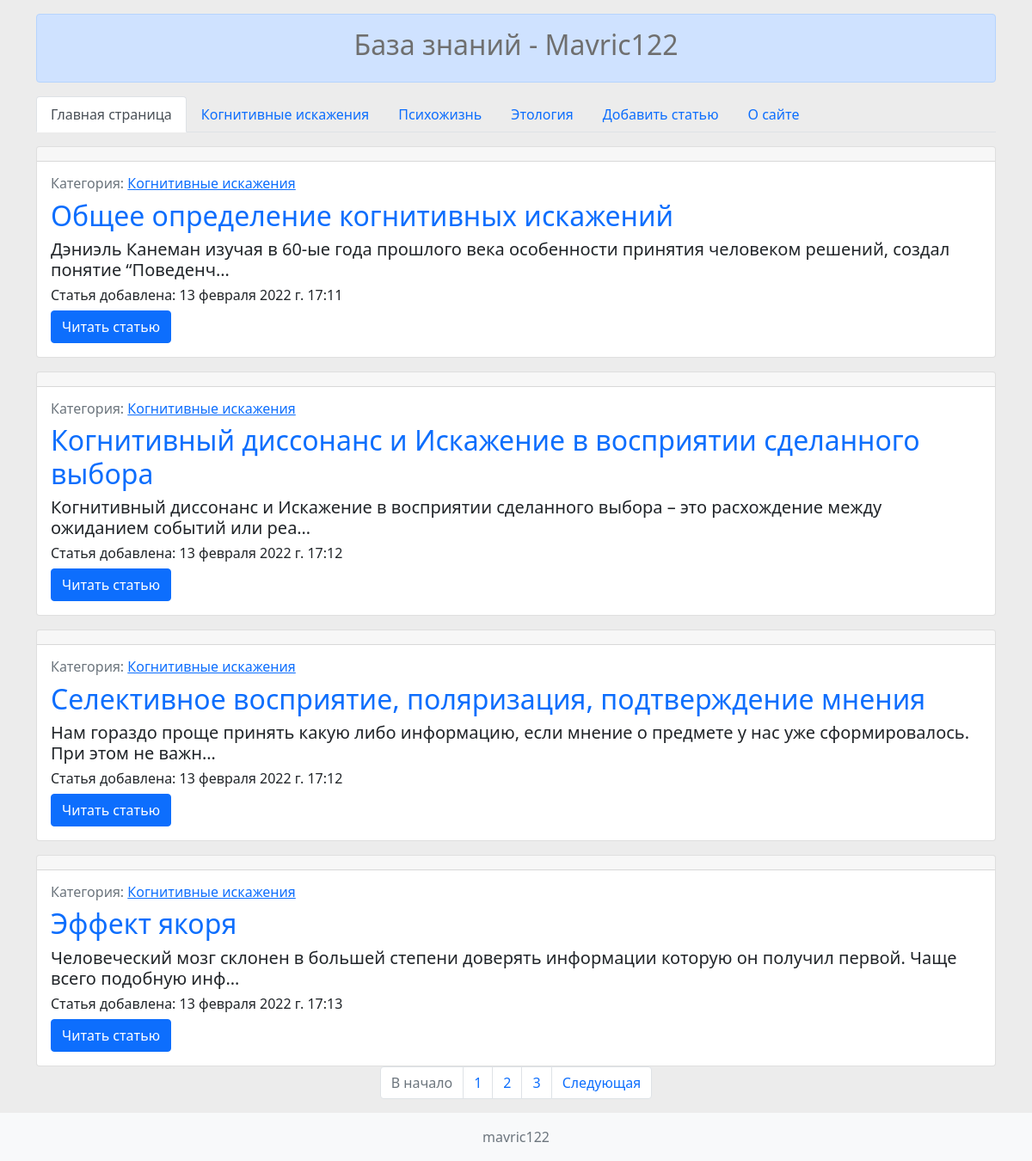
The page / on the database its author committed.
### Article/models.py (models this page shows, shortened)
class Category(models.Model):
    title = models.CharField(max_length=150, db_index=True, verbose_name='Наименование категории')
    class Meta:
        verbose_name = 'Категория'
        verbose_name_plural = 'Категории'
        ordering = ['title']  # Сортировка по title
    def get_absolute_url(self):
        return reverse('category', kwargs={'category_id': self.pk})
    def __str__(self):
        return self.title

class Article(models.Model):
    title = models.CharField(max_length=90, verbose_name='Наименование')
    content = models.TextField(verbose_name='Описание')
    examples = models.TextField(verbose_name='Примеры', blank=True)
    solution = models.TextField(verbose_name='Решение', blank=True)
    created_at = models.DateTimeField(auto_now_add=True, verbose_name='Дата публикации')
    updated_at = models.DateTimeField(auto_now=True, verbose_name='Дата последнего изменения')
    photo = models.ImageField(upload_to='photos/%Y/%m/%d/', blank=True, verbose_name='Фото')
    is_published = models.BooleanField(default=True, verbose_name='Опубликовано?')
    category = models.ForeignKey('Category', on_delete=models.PROTECT, null=True)
    views = models.IntegerField(default=0)
    class Meta:
        verbose_name = 'Тема'
        verbose_name_plural = 'Темы'
        ordering = ['created_at']  # Сортировка по дате создания
    def get_absolute_url(self):
        return reverse('article', kwargs={'article_id': self.pk})

### Article/views.py (the view)
# urls.py: path('', title_menu, name='home'),
def title_menu(request):
    article = Article.objects.all()
    context = {'article': article,
               'title': 'Список статей',
               }
    return render(request, 'mysite/title.html', context)

### Article/templatetags/articles_tags.py (called while the page is built)
@register.simple_tag(name='get_list_categories')
def get_categories():
    return Category.objects.all()

### mysite/templates/mysite/title.html (shortened to what this page needs)
{% extends 'base.html' %}
        {% block header %}
        {% include 'inc/_header.html' %}
        {% endblock %}
        {% block article %}
        {% include 'inc/_article.html' %}
        {% endblock %}
        {% block number %}
        {% include 'inc/_number.html' %}
        {% endblock %}
        {% block footer %}
        {% include 'inc/_footer.html' %}
        {% endblock %}

### templates/inc/_header.html
{% load articles_tags %}
<div class="container mt-3">
    <div class="alert alert-primary col-md-12 mx-auto" role="banner">
        <h2 style="text-align: center;">База знаний - Mavric122</h2>
    </div>
    <ul class="nav nav-tabs">
        <li class="nav-item">
            <a class="nav-link active" href="{% url 'home' %}">Главная страница</a>
        </li>
        <li class="nav-item">
            {% get_list_categories as categories %}
            {% for item in categories %}
            <a class="nav-link" href="{% url 'category' item.pk %}">{{ item.title }}</a>
        </li>
        {% endfor %}
        <li class="nav-item">
            <a class="nav-link" href="{% url 'add_article' %}">Добавить статью</a>
        </li>
        <li class="nav-item">
            <a class="nav-link" href="#">О сайте</a>
        </li>
    </ul>
</div>

### templates/inc/_article.html
<div class="container mt-3">
    {% for item in article %}</p>
    <div class="col-md-12">
        <div class="card">
            <div class="card-header">
            </div>
            <div class="card-body">
                <h6 class="card-title text-muted ">Категория: <a
                        href="{{ item.category.get_absolute_url }}">{{item.category}}</a></h6>
                <h2 class="card-title text-primary ">{{item.title}}</h2>
                <h5 class="card-title">{{item.content|truncatechars_html:115}}</h5>
                <h6 class="card-title"> Статья добавлена: {{ item.created_at }}</h6>
                <a href="{{ item.get_absolute_url }}" class="btn btn-primary">Читать статью</a>
            </div>
        </div>
    </div>
    {% endfor %}
</div>

### mysite/static/css/style.css (style rules this page uses)
body { background-color: rgb(236, 236, 236); }
h2 { color:rgb(111, 111, 111); }

### rows shown on the page
Category: title "Когнитивные искажения"
Category: title "Психожизнь"
Category: title "Этология"
Article: category "Когнитивные искажения", title "Общее определение когнитивных искажений", content "Дэниэль Канеман изучая в 60-ые года прошлого века особенности принятия человеком решений, создал понятие “Поведенч…", created_at "13 февраля 2022 г. 17:11"
Article: category "Когнитивные искажения", title "Когнитивный диссонанс и Искажение в восприятии сделанного выбора", content "Когнитивный диссонанс и Искажение в восприятии сделанного выбора – это расхождение между ожиданием событий или реа…", created_at "13 февраля 2022 г. 17:12"
Article: category "Когнитивные искажения", title "Селективное восприятие, поляризация, подтверждение мнения", content "Нам гораздо проще принять какую либо информацию, если мнение о предмете у нас уже сформировалось. При этом не важн…", created_at "13 февраля 2022 г. 17:12"
Article: category "Когнитивные искажения", title "Эффект якоря", content "Человеческий мозг склонен в большей степени доверять информации которую он получил первой. Чаще всего подобную инф…", created_at "13 февраля 2022 г. 17:13"
